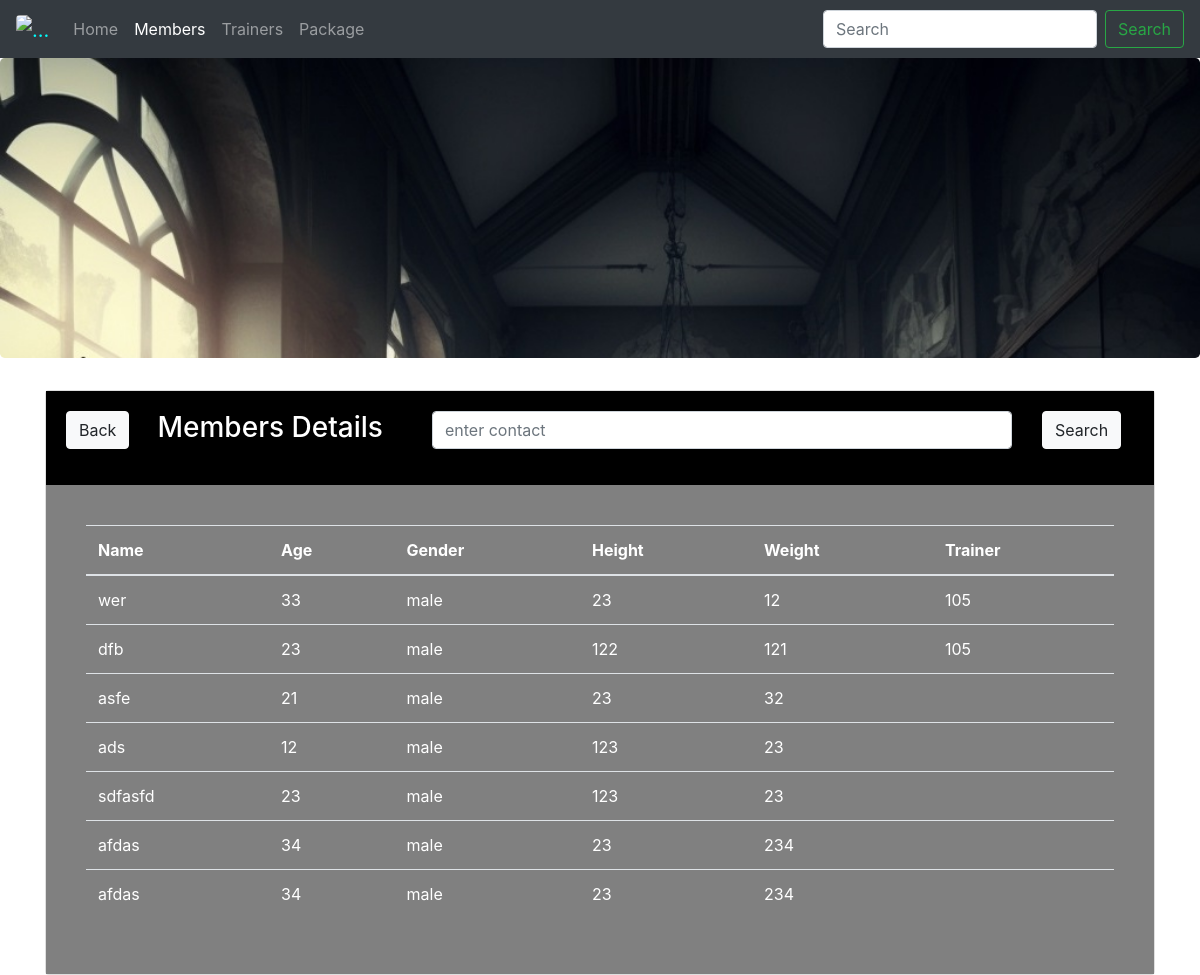
The page /project/member_details.php on the database its author committed.
### tables this page shows
CREATE TABLE IF NOT EXISTS `user` (
  `uid` int(11) NOT NULL AUTO_INCREMENT,
  `username` varchar(20) NOT NULL,
  `password` varchar(50) NOT NULL,
  `age` int(11) NOT NULL,
  `gender` varchar(8) NOT NULL,
  `height` int(11) NOT NULL,
  `weight` int(11) NOT NULL,
  `t_id` int(11) DEFAULT NULL,
  `approve` varchar(3) DEFAULT 'NO',
  `wid` int(11) DEFAULT NULL,
  PRIMARY KEY (`uid`)
);

### project/func.php (the view, shortened to what this page needs)
<?php
 function get_member_details(){
    $con=mysqli_connect("localhost","root","","loginsystem");
    $query="select * from user where approve='YES'";
    $result=mysqli_query($con,$query);
    while ($row=mysqli_fetch_array($result)){
         $name=$row ['username'];
    $age=$row['age'];
    $gender=$row['gender'];
    $height=$row['height'];
    $weight=$row['weight'];
    $tid=$row['t_id'];
      echo "<tr>
        <td>$name</td>
            <td>$age</td>
            <td>$gender</td>
          <td>$height</td>
	 <td>$weight</td>
	<td>$tid</td>
        </tr>";
    }
}
?>

### rows shown on the page
user: username "wer", age "33", gender "male", height "23", weight "12", t "105"
user: username "dfb", age "23", gender "male", height "122", weight "121", t "105"
user: username "asfe", age "21", gender "male", height "23", weight "32"
user: username "ads", age "12", gender "male", height "123", weight "23"
user: username "sdfasfd", age "23", gender "male", height "123", weight "23"
user: username "afdas", age "34", gender "male", height "23", weight "234"
user: username "afdas", age "34", gender "male", height "23", weight "234"
